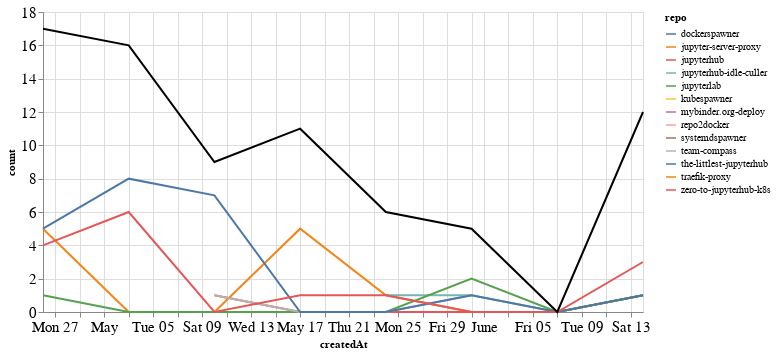

The code cell stored with this chart in its notebook:
### Markdown cell above
## Comments

### Code cell
comments_time = comments.groupby('repo').resample('W', on='createdAt').count()['author'].reset_index()
comments_time = comments_time.rename(columns={'author': 'count'})
comments_time_total = comments_time.groupby('createdAt').agg({"count": "sum"}).reset_index()
ch1 = alt.Chart(comments_time, width=600).mark_line().encode(
    x='createdAt',
    y='count',
    color='repo',
    tooltip="repo"
)

ch2 = alt.Chart(comments_time_total, width=600).mark_line(color="black").encode(
    x='createdAt',
    y='count',
)

ch1 + ch2

### Figure 1 — Vega-Lite specification as saved in the notebook (floating-point values rounded to 4 significant figures)
{"config": {"axisLeft": {"labelFontSize": 15}, "axisBottom": {"labelFontSize": 15}}, "layer": [{"data": {"name": "data-9fc8b00ed5e9b594a16a9d968e16c5eb"}, "mark": "line", "encoding": {"color": {"type": "nominal", "field": "repo"}, "tooltip": {"type": "nominal", "field": "repo"}, "x": {"type": "temporal", "field": "createdAt"}, "y": {"type": "quantitative", "field": "count"}}, "width": 600}, {"data": {"name": "data-8b9a8977a27ae4ffcb0f0cbe648bf21a"}, "mark": {"type": "line", "color": "black"}, "encoding": {"x": {"type": "temporal", "field": "createdAt"}, "y": {"type": "quantitative", "field": "count"}}, "width": 600}], "$schema": "https://vega.github.io/schema/vega-lite/v4.8.1.json", "datasets": {"data-9fc8b00ed5e9b594a16a9d968e16c5eb": [{"repo": "dockerspawner", "createdAt": "2020-06-14T00:00:00", "count": 4}, {"repo": "jupyter-server-proxy", "createdAt": "2020-04-26T00:00:00", "count": 5}, {"repo": "jupyter-server-proxy", "createdAt": "2020-05-03T00:00:00", "count": 0}, {"repo": "jupyter-server-proxy", "createdAt": "2020-05-10T00:00:00", "count": 0}, {"repo": "jupyter-server-proxy", "createdAt": "2020-05-17T00:00:00", "count": 5}, {"repo": "jupyter-server-proxy", "createdAt": "2020-05-24T00:00:00", "count": 1}, {"repo": "jupyter-server-proxy", "createdAt": "2020-05-31T00:00:00", "count": 0}, {"repo": "jupyter-server-proxy", "createdAt": "2020-06-07T00:00:00", "count": 0}, {"repo": "jupyter-server-proxy", "createdAt": "2020-06-14T00:00:00", "count": 1}, {"repo": "jupyterhub", "createdAt": "2020-05-10T00:00:00", "count": 1}, {"repo": "jupyterhub", "createdAt": "2020-05-17T00:00:00", "count": 0}, {"repo": "jupyterhub", "createdAt": "2020-05-24T00:00:00", "count": 0}, {"repo": "jupyterhub", "createdAt": "2020-05-31T00:00:00", "count": 0}, {"repo": "jupyterhub", "createdAt": "2020-06-07T00:00:00", "count": 0}, {"repo": "jupyterhub", "createdAt": "2020-06-14T00:00:00", "count": 1}, {"repo": "jupyterhub-idle-culler", "createdAt": "2020-05-24T00:00:00", "count": 1}, {"repo": "jupyterhub-idle-culler", "createdAt": "2020-05-31T00:00:00", "count": 1}, {"repo": "jupyterhub-idle-culler", "createdAt": "2020-06-07T00:00:00", "count": 0}, {"repo": "jupyterhub-idle-culler", "createdAt": "2020-06-14T00:00:00", "count": 1}, {"repo": "jupyterlab", "createdAt": "2020-04-26T00:00:00", "count": 1}, {"repo": "jupyterlab", "createdAt": "2020-05-03T00:00:00", "count": 0}, {"repo": "jupyterlab", "createdAt": "2020-05-10T00:00:00", "count": 0}, {"repo": "jupyterlab", "createdAt": "2020-05-17T00:00:00", "count": 0}, {"repo": "jupyterlab", "createdAt": "2020-05-24T00:00:00", "count": 0}, {"repo": "jupyterlab", "createdAt": "2020-05-31T00:00:00", "count": 2}, {"repo": "jupyterlab", "createdAt": "2020-06-07T00:00:00", "count": 0}, {"repo": "jupyterlab", "createdAt": "2020-06-14T00:00:00", "count": 1}, {"repo": "kubespawner", "createdAt": "2020-05-03T00:00:00", "count": 2}, {"repo": "mybinder.org-deploy", "createdAt": "2020-05-24T00:00:00", "count": 3}, {"repo": "repo2docker", "createdAt": "2020-05-17T00:00:00", "count": 1}, {"repo": "systemdspawner", "createdAt": "2020-04-26T00:00:00", "count": 2}, {"repo": "team-compass", "createdAt": "2020-05-10T00:00:00", "count": 1}, {"repo": "team-compass", "createdAt": "2020-05-17T00:00:00", "count": 0}, {"repo": "team-compass", "createdAt": "2020-05-24T00:00:00", "count": 0}, {"repo": "team-compass", "createdAt": "2020-05-31T00:00:00", "count": 1}, {"repo": "the-littlest-jupyterhub", "createdAt": "2020-04-26T00:00:00", "count": 5}, {"repo": "the-littlest-jupyterhub", "createdAt": "2020-05-03T00:00:00", "count": 8}, {"repo": "the-littlest-jupyterhub", "createdAt": "2020-05-10T00:00:00", "count": 7}, {"repo": "the-littlest-jupyterhub", "createdAt": "2020-05-17T00:00:00", "count": 0}, {"repo": "the-littlest-jupyterhub", "createdAt": "2020-05-24T00:00:00", "count": 0}, {"repo": "the-littlest-jupyterhub", "createdAt": "2020-05-31T00:00:00", "count": 1}, {"repo": "the-littlest-jupyterhub", "createdAt": "2020-06-07T00:00:00", "count": 0}, {"repo": "the-littlest-jupyterhub", "createdAt": "2020-06-14T00:00:00", "count": 1}, {"repo": "traefik-proxy", "createdAt": "2020-05-17T00:00:00", "count": 4}, {"repo": "zero-to-jupyterhub-k8s", "createdAt": "2020-04-26T00:00:00", "count": 4}, {"repo": "zero-to-jupyterhub-k8s", "createdAt": "2020-05-03T00:00:00", "count": 6}, {"repo": "zero-to-jupyterhub-k8s", "createdAt": "2020-05-10T00:00:00", "count": 0}, {"repo": "zero-to-jupyterhub-k8s", "createdAt": "2020-05-17T00:00:00", "count": 1}, {"repo": "zero-to-jupyterhub-k8s", "createdAt": "2020-05-24T00:00:00", "count": 1}, {"repo": "zero-to-jupyterhub-k8s", "createdAt": "2020-05-31T00:00:00", "count": 0}, {"repo": "zero-to-jupyterhub-k8s", "createdAt": "2020-06-07T00:00:00", "count": 0}, {"repo": "zero-to-jupyterhub-k8s", "createdAt": "2020-06-14T00:00:00", "count": 3}], "data-8b9a8977a27ae4ffcb0f0cbe648bf21a": [{"createdAt": "2020-04-26T00:00:00", "count": 17}, {"createdAt": "2020-05-03T00:00:00", "count": 16}, {"createdAt": "2020-05-10T00:00:00", "count": 9}, {"createdAt": "2020-05-17T00:00:00", "count": 11}, {"createdAt": "2020-05-24T00:00:00", "count": 6}, {"createdAt": "2020-05-31T00:00:00", "count": 5}, {"createdAt": "2020-06-07T00:00:00", "count": 0}, {"createdAt": "2020-06-14T00:00:00", "count": 12}]}}
